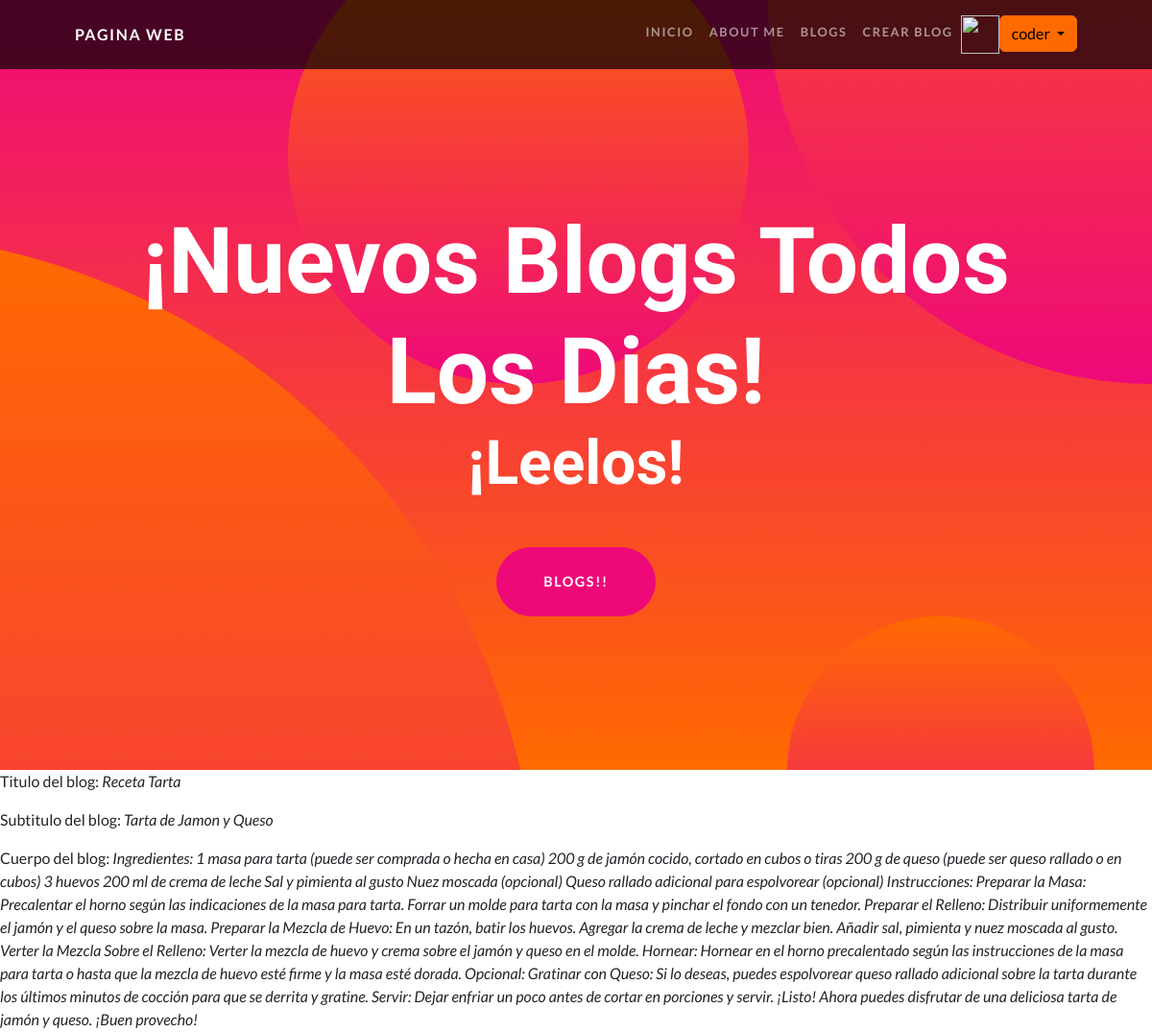
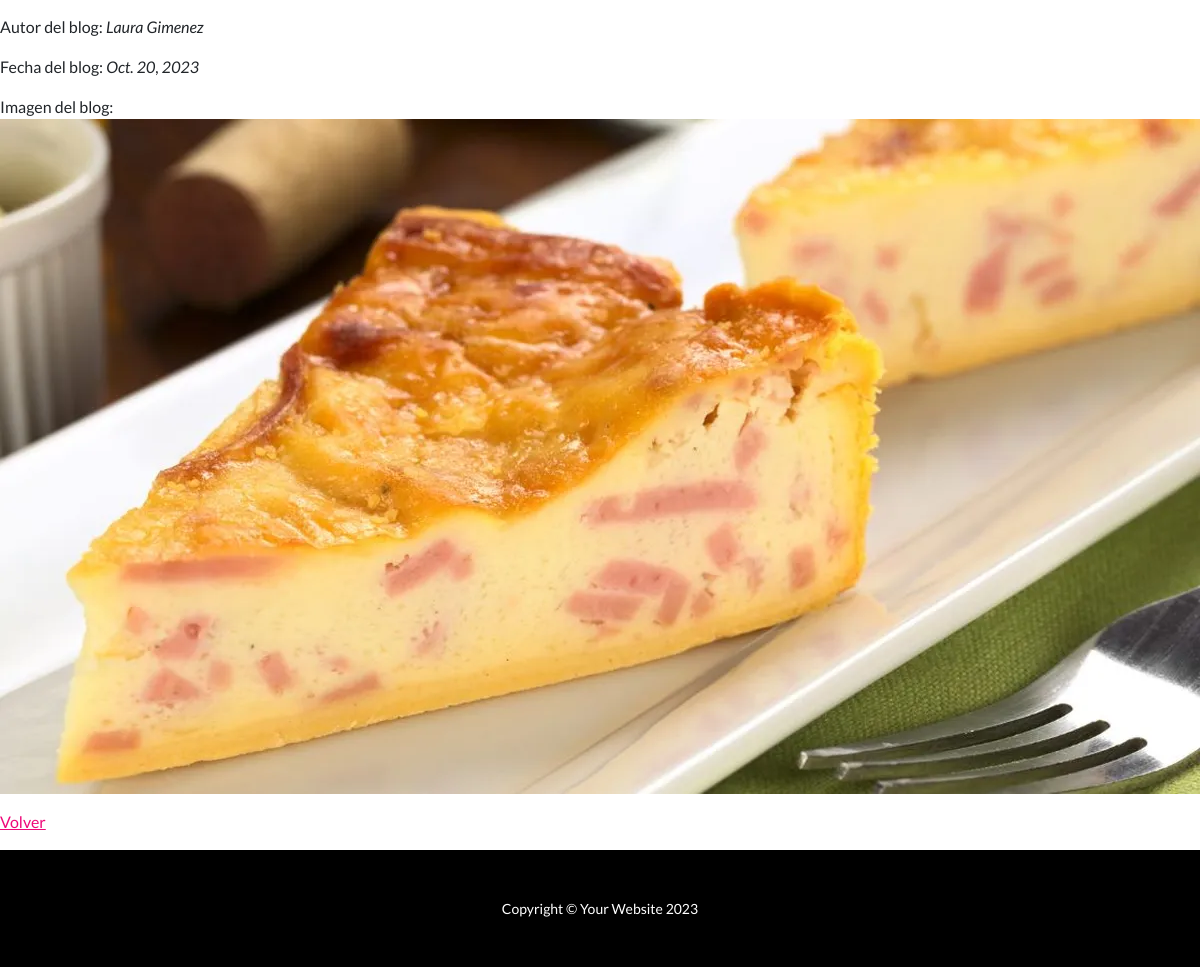
The page /blogs/detalle/3/ (signed in) on the database its author committed (2 pictures, top to bottom).
### App/models.py (models this page shows)
class Blog(models.Model):
    titulo = models.CharField(max_length=30)
    subtitulo = models.CharField(max_length=200)
    cuerpo = models.CharField(max_length=1000000)
    autor = models.CharField(max_length=200)
    fecha = models.DateField(blank=True, null=True)
    imagen = models.ImageField(upload_to='blog_imagen', null=True)

### App/views.py (the view)
# urls.py: path("blogs/detalle/<int:pk>/", BlogDetalle.as_view(), name="Detail"),
class BlogDetalle(DetailView):
      model = Blog
      template_name = "App/blogs_detalle.html"

### App/context_processors.py (called while the page is built)
def custom_user(request):
    context = auth(request)
    user = context["user"]
    if user.is_authenticated:
        imagen = Avatar.objects.filter(user=request.user.id)
        cant = len(imagen)
        if cant > 0:
            context["user_avatar"] = imagen[cant - 1]
        else:
            context["user_avatar"] = ""
    return context

### App/templates/App/blogs_detalle.html (shortened to what this page needs)
{% extends "App/padre.html" %}
{% load static %}
{% block section1 %}
    <p>Titulo del blog: <i>{{ blog.titulo }}</i></p>
    <p>Subtitulo del blog: <i>{{ blog.subtitulo }}</i></p>
    <p>Cuerpo del blog: <i>{{ blog.cuerpo }}</i></p>
    <p>Autor del blog: <i>{{ blog.autor }}</i></p>
    <p>Fecha del blog: <i>{{ blog.fecha }}</i></p>
    <p>Imagen del blog: <img src="{{ blog.imagen.url }}" alt="Descripción de la imagen"></p>
    <p>
            <a href="{% url 'List' %}">Volver</a>
    </p>
{% endblock %}

### App/templates/App/padre.html (shortened to what this page needs)
<!DOCTYPE html>
<html lang="en">
    <head>
        {% load static %}
        <link href="{% static 'app/css/styles.css' %}" rel="stylesheet" />
    </head>
    <body id="page-top">
        <nav class="navbar navbar-expand-lg navbar-dark navbar-custom fixed-top">
            <div class="container px-5">
                <a class="navbar-brand" href="{% url 'Inicio' %}">Pagina web</a>
                <div class="collapse navbar-collapse" id="navbarResponsive">
                    <ul class="navbar-nav ms-auto">
                        <li class="nav-item"><a class="nav-link" href="{% url 'Inicio' %}">Inicio</a></li>
                        <li class="nav-item"><a class="nav-link" href="{% url 'About' %}">About me</a></li>
                        <li class="nav-item"><a class="nav-link" href="{% url 'List' %}">Blogs</a></li>
                        <li class="nav-item"><a class="nav-link" href="{% url 'New' %}">Crear Blog</a></li>
                        {% if request.user.is_authenticated %}
                           {% if user_avatar %}
                             <img src= "{{ url }}"  style="height: 40px; width: 40px" alt="">
                           {% endif %}
                           <div class="dropdown">
                               <button class="btn btn-secondary dropdown-toggle" type="button" id="dropdownMenuButton1" data-bs-toggle="dropdown">
                                  {{ request.user.username }}
                               </button>
                           </div>
                        {% endif %}
                    </ul>
                </div>
            </div>
        </nav>
        <header class="masthead text-center text-white">
            <div class="masthead-content">
                <div class="container px-5">
                    <h1 class="masthead-heading mb-0">¡Nuevos Blogs Todos Los Dias!</h1>
                    <h2 class="masthead-subheading mb-0">¡Leelos!</h2>
                    <a class="btn btn-primary btn-xl rounded-pill mt-5" href="{% url 'List' %}">Blogs!!</a>
                </div>
            </div>
            <div class="bg-circle-1 bg-circle"></div>
            <div class="bg-circle-2 bg-circle"></div>
            <div class="bg-circle-3 bg-circle"></div>
            <div class="bg-circle-4 bg-circle"></div>
        </header>
        {% block section1 %}
        {% endblock %}
        <footer class="py-5 bg-black">
            <div class="container px-5"><p class="m-0 text-center text-white small">Copyright &copy; Your Website 2023</p></div>
        </footer>
    </body>
</html>

### rows shown on the page
Blog: titulo "Receta Tarta", subtitulo "Tarta de Jamon y Queso", cuerpo "Ingredientes: 1 masa para tarta (puede ser comprada o hecha en casa) 200 g de jamón cocido, cortado en cubos o tiras 200 g de queso (puede ser queso rallado o en cubos) 3 huevos 200 ml de crema de leche Sal y pimienta al gusto Nuez moscada (opcional) Queso rallado adicional para espolvorear (opcional) Instrucciones: Preparar la Masa: Precalentar el horno según las indicaciones de la masa para tarta. Forrar un molde para tarta con la masa y pinchar el fondo con un tenedor. Preparar el Relleno: Distribuir uniformemente el jamón y el queso sobre la masa. Preparar la Mezcla de Huevo: En un tazón, batir los huevos. Agregar la crema de leche y mezclar bien. Añadir sal, pimienta y nuez moscada al…", autor "Laura Gimenez", fecha "Oct. 20, 2023", imagen (picture)

### other values the page prints
{{ request.user.username }} "coder"
